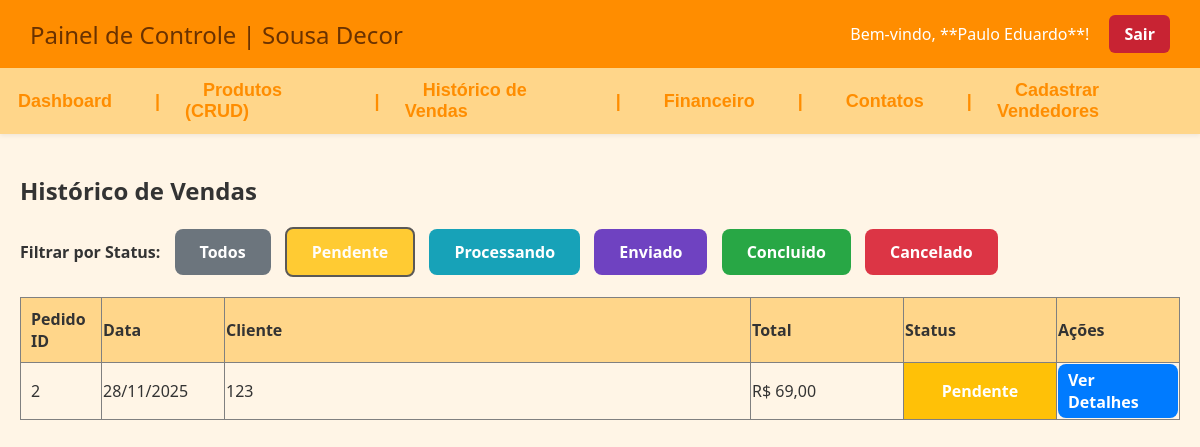
The app's page /ParteDePauloeGui/index.php?pg=vendas_historico&status=pendente (signed in) with its own data.
### tables this page shows
CREATE TABLE `vendas` (
  `id` int(11) NOT NULL,
  `nome_do_cliente` varchar(300) NOT NULL,
  `data` varchar(30) NOT NULL,
  `preco` varchar(50) NOT NULL,
  `nome_do_produto` varchar(100) NOT NULL,
  `status` enum('pendente','processando','enviado','concluido','cancelado') DEFAULT 'pendente'
);

### ParteDePauloeGui/historico_vendas.php (the view, shortened to what this page needs)
<?php
$status_cores = [
    'pendente'      => '#ffc107',
    'processando'   => '#17a2b8',
    'enviado'       => '#6f42c1',
    'concluido'     => '#28a745',
    'cancelado'     => '#dc3545'
];
$filtro = $_GET['status'] ?? 'todos';
$sql_base = "SELECT id, data, nome_do_cliente, preco, status FROM vendas";
$sql = $sql_base;
$where_clause = "";
$bind_types = "";
$bind_params = [];
if ($filtro != 'todos') {
    $where_clause = " WHERE status = ?";
    $bind_types = "s";
    $bind_params[] = $filtro;
}
$sql .= $where_clause . " ORDER BY data DESC";
$stmt = mysqli_prepare($conexao, $sql);
if ($filtro != 'todos') {
    mysqli_stmt_bind_param($stmt, $bind_types, ...$bind_params);
}
mysqli_stmt_execute($stmt);
$resultado = mysqli_stmt_get_result($stmt);
?>
<div style="max-width: 1200px; margin: 0 auto; padding: 20px;">
    <h2>Histórico de Vendas</h2>
    <div style="margin-bottom: 20px;">
        <span style="font-weight: bold; margin-right: 10px;">Filtrar por Status:</span>
        <a href="index.php?pg=vendas_historico&status=todos" class="botao <?php echo $filtro == 'todos' ? 'ativo' : ''; ?>" style="background-color: #6c757d; margin-right: 10px;">Todos</a>
        <?php foreach ($status_cores as $status => $cor): ?>
            <a href="index.php?pg=vendas_historico&status=<?php echo $status; ?>" class="botao <?php echo $filtro == $status ? 'ativo' : ''; ?>"
                style="background-color: <?php echo $cor; ?>; margin-right: 10px;">
                <?php echo ucfirst($status); ?>
            </a>
        <?php endforeach; ?>
    </div>
    <table border="1" style="width: 100%; border-collapse: collapse; text-align: left;">
        <thead>
            <tr style='background-color: #ffd68a;'>
                <th style='padding: 10px; width: 60px;'>Pedido ID</th>
                <th style='width: 120px;'>Data</th>
                <th>Cliente</th>
                <th style='width: 150px;'>Total</th>
                <th style='width: 150px;'>Status</th>
                <th style='width: 120px;'>Ações</th>
            </tr>
        </thead>
        <tbody>
            <?php
            if (mysqli_num_rows($resultado) > 0) {
                while ($dados = mysqli_fetch_array($resultado)) {
                    $cor_status = $status_cores[$dados['status']] ?? 'black';
                    $data_formatada = date('d/m/Y', strtotime($dados['data']));
                    echo "<tr>";
                    echo "<td style='padding: 10px;'>$dados[id]</td>";
                    echo "<td>$data_formatada</td>";
                    echo "<td>" . htmlspecialchars($dados['nome_do_cliente']) . "</td>";
                    echo "<td>R$ " . number_format($dados['preco'], 2, ',', '.') . "</td>";
                    echo "<td style='color: white; background-color: $cor_status; font-weight: bold; text-align: center;'>" . ucfirst($dados['status']) . "</td>";
                    echo "<td>";
                    echo "<a href='index.php?pg=detalhes_pedido&id=$dados[id]' class='botao' style='padding: 5px 10px; background-color: #007bff;'>Ver Detalhes</a>";
                    echo "</td>";
                    echo "</tr>";
                }
            } else {
                echo "<tr><td colspan='6' style='padding: 15px; text-align: center;'>Nenhuma venda encontrada com o filtro **" . strtoupper($filtro) . "**</td></tr>";
            }
            ?>
        </tbody>
    </table>
</div>

### ParteDeRick/style.css (style rules this page uses)
body { margin: 0; padding: 0; background-color: rgb(255, 245, 230); font-family: 'Lucida Sans', 'Lucida Sans Regular', 'Lucida Grande', 'Lucida Sans Unicode', Geneva, Verdana, sans-serif; }
a { text-decoration: none; color: inherit; }
a.botao { background-color: #ff8d00; color: white; text-decoration: none; padding: 12px 25px; border-radius: 8px; font-weight: bold; transition: background-color 0.3s ease; z-index: 99; position: relative; }
html, body { height: 100%; }
body { margin: 0; padding: 0; background-color: rgb(255, 245, 230); font-family: 'Lucida Sans', 'Lucida Sans Regular', 'Lucida Grande', 'Lucida Sans Unicode', Geneva, Verdana, sans-serif; display: flex; flex-direction: column; }

### ParteDePauloeGui/Admin.css (style rules this page uses)
body { margin: 0; padding: 0; font-family: 'Segoe UI', Tahoma, Geneva, Verdana, sans-serif; background-color: rgb(255, 245, 230); color: #333; }
.botao { display: inline-block; padding: 12px 22px; font-size: 16px; border-radius: 6px; cursor: pointer; border: none; text-decoration: none; font-weight: bold; transition: 0.3s; }

### ParteDePauloeGui/historico_vendas.php (style rules this page uses)
.botao.ativo { opacity: 0.8; border: 2px solid #333; }

### records on screen
vendas: id "2", data "28/11/2025", nome_do_cliente "123", preco "69,00", status "Pendente"

### other values on screen
$nome_vendedor "Paulo Eduardo"
$status "Pendente"
$status "Processando"
$status "Enviado"
$status "Concluido"
$status "Cancelado"
